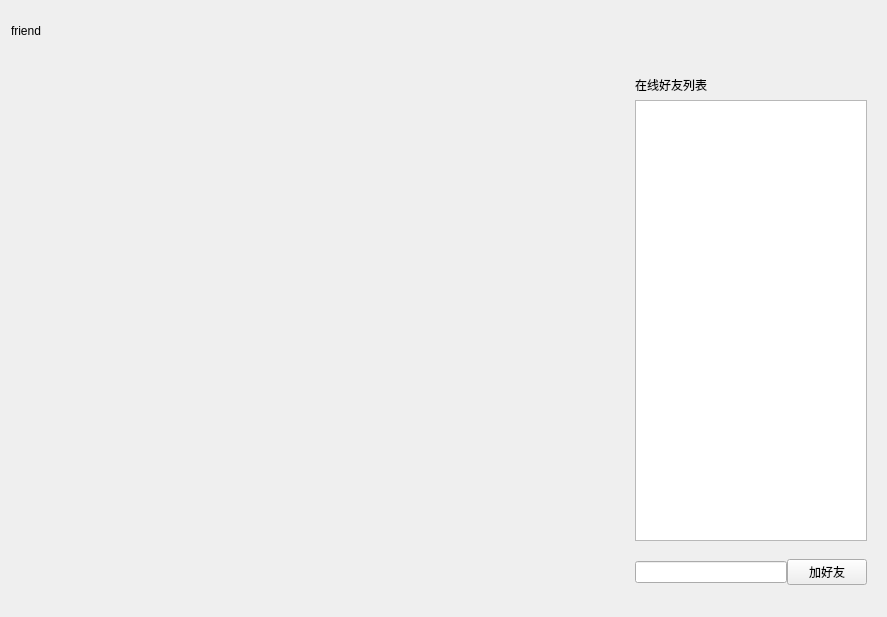
<?xml version="1.0" encoding="UTF-8"?>
<ui version="4.0">
 <class>private_chat</class>
 <widget class="QWidget" name="private_chat">
  <property name="geometry">
   <rect>
    <x>0</x>
    <y>0</y>
    <width>887</width>
    <height>617</height>
   </rect>
  </property>
  <property name="windowTitle">
   <string>Form</string>
  </property>
  <layout class="QHBoxLayout" name="horizontalLayout">
   <item>
    <layout class="QVBoxLayout" name="verticalLayout">
     <item>
      <widget class="QWidget" name="widget_3" native="true">
       <property name="minimumSize">
        <size>
         <width>0</width>
         <height>0</height>
        </size>
       </property>
       <property name="maximumSize">
        <size>
         <width>16777215</width>
         <height>40</height>
        </size>
       </property>
       <layout class="QHBoxLayout" name="horizontalLayout_3">
        <property name="spacing">
         <number>0</number>
        </property>
        <property name="leftMargin">
         <number>0</number>
        </property>
        <property name="topMargin">
         <number>0</number>
        </property>
        <property name="rightMargin">
         <number>0</number>
        </property>
        <property name="bottomMargin">
         <number>0</number>
        </property>
        <item>
         <widget class="ElaText" name="friend_label">
          <property name="text">
           <string>friend</string>
          </property>
         </widget>
        </item>
       </layout>
      </widget>
     </item>
     <item>
      <widget class="Chat_box" name="widget" native="true">
       <property name="minimumSize">
        <size>
         <width>0</width>
         <height>0</height>
        </size>
       </property>
       <property name="layoutDirection">
        <enum>Qt::LayoutDirection::LeftToRight</enum>
       </property>
      </widget>
     </item>
    </layout>
   </item>
   <item>
    <widget class="QWidget" name="widget_2" native="true">
     <property name="minimumSize">
      <size>
       <width>250</width>
       <height>0</height>
      </size>
     </property>
     <property name="maximumSize">
      <size>
       <width>250</width>
       <height>16777215</height>
      </size>
     </property>
     <layout class="QVBoxLayout" name="verticalLayout_2">
      <item>
       <widget class="scrolltext" name="Tips_add" native="true">
        <property name="minimumSize">
         <size>
          <width>0</width>
          <height>50</height>
         </size>
        </property>
       </widget>
      </item>
      <item>
       <widget class="ElaText" name="label_2">
        <property name="text">
         <string>在线好友列表</string>
        </property>
       </widget>
      </item>
      <item>
       <widget class="ElaListView" name="friend_listView">
        <property name="minimumSize">
         <size>
          <width>0</width>
          <height>0</height>
         </size>
        </property>
        <property name="layoutDirection">
         <enum>Qt::LayoutDirection::LeftToRight</enum>
        </property>
       </widget>
      </item>
      <item>
       <widget class="QWidget" name="widget_5" native="true">
        <property name="minimumSize">
         <size>
          <width>0</width>
          <height>50</height>
         </size>
        </property>
        <layout class="QHBoxLayout" name="horizontalLayout_2">
         <property name="spacing">
          <number>0</number>
         </property>
         <property name="leftMargin">
          <number>0</number>
         </property>
         <property name="topMargin">
          <number>0</number>
         </property>
         <property name="rightMargin">
          <number>0</number>
         </property>
         <property name="bottomMargin">
          <number>0</number>
         </property>
         <item>
          <widget class="ElaLineEdit" name="add_friend_lineEdit"/>
         </item>
         <item>
          <widget class="ElaPushButton" name="add_friend_pushButton">
           <property name="text">
            <string>加好友</string>
           </property>
          </widget>
         </item>
        </layout>
       </widget>
      </item>
     </layout>
    </widget>
   </item>
  </layout>
 </widget>
 <customwidgets>
  <customwidget>
   <class>Chat_box</class>
   <extends>QWidget</extends>
   <header location="global">chat_box.h</header>
   <container>1</container>
  </customwidget>
  <customwidget>
   <class>ElaLineEdit</class>
   <extends>QLineEdit</extends>
   <header location="global">elalineedit.h</header>
  </customwidget>
  <customwidget>
   <class>ElaPushButton</class>
   <extends>QPushButton</extends>
   <header location="global">elapushbutton.h</header>
  </customwidget>
  <customwidget>
   <class>ElaListView</class>
   <extends>QListView</extends>
   <header location="global">elalistview.h</header>
  </customwidget>
  <customwidget>
   <class>ElaText</class>
   <extends>QLabel</extends>
   <header>elatext.h</header>
  </customwidget>
  <customwidget>
   <class>scrolltext</class>
   <extends>QWidget</extends>
   <header>scrolltext.h</header>
   <container>1</container>
  </customwidget>
 </customwidgets>
 <resources/>
 <connections/>
</ui>
